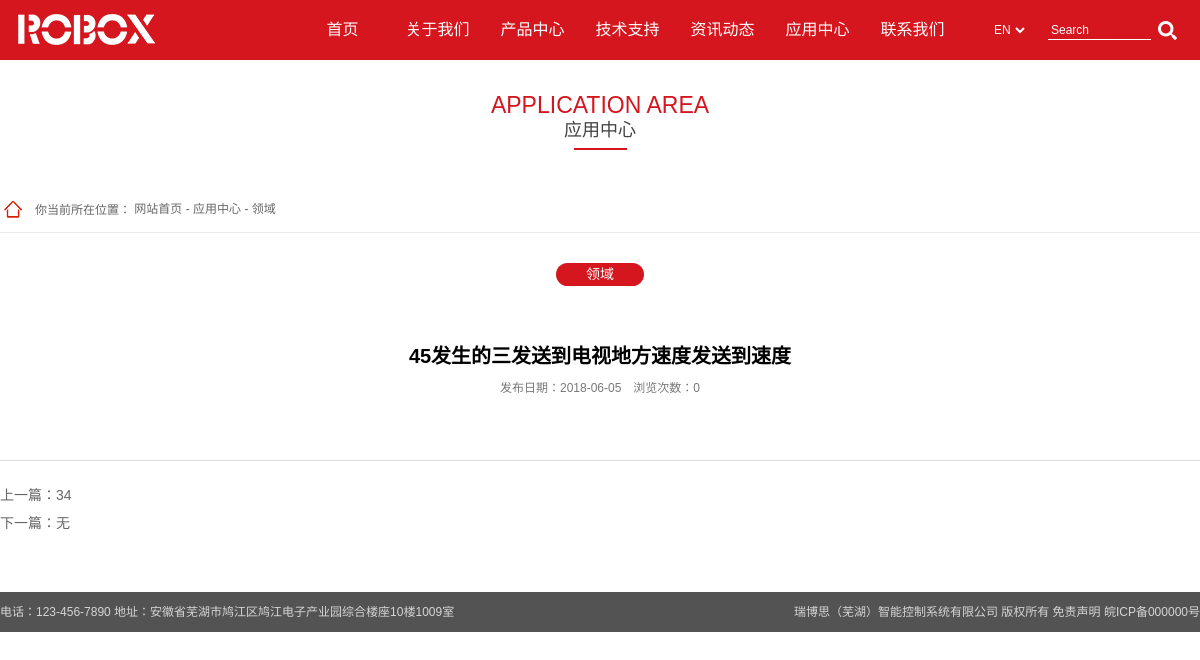
The app's page /display.php?id=16 with its own data.
### tables this page shows
CREATE TABLE `banner` (
  `id` int(10) NOT NULL,
  `class_id` int(10) NOT NULL,
  `sortnum` int(20) NOT NULL,
  `title` varchar(100) DEFAULT NULL,
  `url` varchar(200) DEFAULT NULL,
  `pic` varchar(200) DEFAULT NULL,
  `width` int(10) DEFAULT NULL,
  `height` int(10) DEFAULT NULL,
  `state` int(10) NOT NULL,
  `content` text,
  `pic1` varchar(200) DEFAULT NULL,
  KEY `id` (`id`)
);

CREATE TABLE `info` (
  `id` int(10) unsigned NOT NULL DEFAULT '0',
  `sortnum` int(10) unsigned NOT NULL DEFAULT '0',
  `title` varchar(100) NOT NULL DEFAULT '',
  `admin_id` int(10) unsigned NOT NULL DEFAULT '0',
  `class_id` varchar(20) NOT NULL DEFAULT '',
  `author` varchar(50) DEFAULT NULL,
  `source` varchar(50) DEFAULT NULL,
  `website` text,
  `pic` varchar(200) DEFAULT NULL,
  `pic2` varchar(200) DEFAULT NULL,
  `annex` varchar(200) DEFAULT NULL,
  `keyword` varchar(200) DEFAULT NULL,
  `intro` text,
  `content` mediumtext,
  `content2` text,
  `content3` text,
  `content4` text,
  `content5` text,
  `content6` text,
  `webcontent` text,
  `files` text,
  `views` int(10) unsigned NOT NULL DEFAULT '0',
  `create_time` date NOT NULL DEFAULT '0000-00-00',
  `modify_time` date NOT NULL DEFAULT '0000-00-00',
  `state` tinyint(1) unsigned NOT NULL DEFAULT '0',
  `price` varchar(50) DEFAULT '' COMMENT '参考价格',
  `description` varchar(200) DEFAULT NULL,
  `hot` tinyint(1) NOT NULL DEFAULT '0' COMMENT '热点标识',
  `actual` varchar(50) DEFAULT NULL COMMENT '实际价格',
  PRIMARY KEY (`id`),
  KEY `class_id` (`class_id`),
  KEY `admin_id` (`admin_id`)
);

CREATE TABLE `info_class` (
  `id` varchar(20) NOT NULL DEFAULT '',
  `sortnum` int(10) unsigned NOT NULL DEFAULT '0',
  `name` varchar(50) NOT NULL DEFAULT '',
  `pic` varchar(200) DEFAULT NULL,
  `content` text,
  `files` text,
  `info_state` varchar(10) NOT NULL DEFAULT '',
  `max_level` tinyint(1) unsigned NOT NULL DEFAULT '0',
  `has_sub` tinyint(1) unsigned NOT NULL DEFAULT '0',
  `sub_content` tinyint(1) unsigned NOT NULL DEFAULT '0',
  `sub_pic` tinyint(1) unsigned NOT NULL DEFAULT '0',
  `hasViews` tinyint(1) unsigned NOT NULL DEFAULT '0',
  `hasState` tinyint(1) unsigned NOT NULL DEFAULT '0',
  `hasPic` tinyint(1) unsigned NOT NULL DEFAULT '0',
  `hasAnnex` tinyint(1) unsigned NOT NULL DEFAULT '0',
  `hasIntro` tinyint(1) unsigned NOT NULL DEFAULT '0',
  `hasContent` tinyint(1) unsigned NOT NULL DEFAULT '0',
  `hasWebsite` tinyint(1) unsigned NOT NULL DEFAULT '0',
  `hasAuthor` tinyint(1) unsigned NOT NULL DEFAULT '0',
  `hasSource` tinyint(1) unsigned NOT NULL DEFAULT '0',
  `hasKeyword` tinyint(1) unsigned NOT NULL DEFAULT '0',
  `state` tinyint(1) unsigned NOT NULL DEFAULT '0',
  `hasPics` tinyint(1) unsigned DEFAULT '0',
  `hasPic2` tinyint(1) unsigned DEFAULT '0',
  `hasContent2` tinyint(1) unsigned DEFAULT '0',
  `hasContent3` tinyint(1) unsigned DEFAULT '0',
  `hasContent4` tinyint(1) unsigned DEFAULT '0',
  `hasContent5` tinyint(1) unsigned DEFAULT '0',
  `hasContent6` tinyint(1) unsigned DEFAULT '0',
  `en_name` varchar(50) DEFAULT NULL,
  `hasDescription` tinyint(1) NOT NULL DEFAULT '0',
  `keyword` varchar(200) DEFAULT NULL,
  `description` varchar(200) DEFAULT NULL,
  PRIMARY KEY (`id`),
  KEY `sortnum` (`sortnum`)
);

CREATE TABLE `config_base` (
  `id` int(10) unsigned NOT NULL AUTO_INCREMENT,
  `name` varchar(100) NOT NULL DEFAULT '',
  `title` varchar(100) NOT NULL DEFAULT '',
  `icp` varchar(30) NOT NULL DEFAULT '',
  `keyword` varchar(200) NOT NULL DEFAULT '',
  `description` varchar(200) NOT NULL DEFAULT '',
  `contact` text,
  `copyright` text,
  `webcopyright` text,
  `javascriptFoot` text,
  `javascriptHead` text,
  `webJavascriptHead` text,
  `webJavascriptFoot` text,
  `hotline` varchar(100) DEFAULT NULL,
  `phone` varchar(100) DEFAULT NULL,
  `map` text,
  `rightButton` int(1) DEFAULT '0',
  `mobilejump` int(1) DEFAULT '1',
  `watermark` tinyint(1) DEFAULT '0',
  `waterpic` varchar(200) DEFAULT NULL,
  `waterpos` int(10) DEFAULT '5',
  PRIMARY KEY (`id`)
);

### config.php (called while the page is built, shortened)
<?
$config["db_host"] = "localhost";
$config["db_user"] = "root";
$config["db_pass"] = "root";
$config["db_name"] = "robox";

### include/onlyDB.php (called while the page is built, shortened)
<?
class onlyDB
{
	var $dbHost       = "";
	var $dbUser       = "";
	var $dbPassword   = "";
	var $dbName       = "";
	var $linkId;
	function onlyDB($dbHost, $dbUser, $dbPassword, $dbName = "")
	{
		$this->dbHost      = $dbHost;
		$this->dbUser      = $dbUser;
		$this->dbPassword  = $dbPassword;
		$this->dbName      = $dbName;
	}
	function connect()
	{
		$this->linkId = mysql_connect($this->dbHost, $this->dbUser, $this->dbPassword);
		if ($this->dbName)
		{
			return $this->select_db($this->dbName);
		}
		return true;
	}
	function select_db($dbName)
	{
		$rt = mysql_select_db($dbName);
		if (!$rt)
		{
			raise( new OnlyException( $this->error() ) );
		}
		else
		{
			$this->dbName = $dbName;
		}
		return $rt;
	}
	function query($query)
	{
		$rt = mysql_query($query, $this->linkId);
		return $rt;
	}
	function fetch_array($result, $fetchModule = MYSQL_ASSOC)
	{
		return mysql_fetch_array($result, $fetchModule);
	}
	function getTableFieldValue($table, $getField, $where)
	{
		if ($table != "" && $getField != "" && $where != "")
		{
			$sql = "select $getField as value from $table $where";
			$rst = $this->query($sql);
			if ($row = $this->fetch_array($rst))
			{
				return $row["value"];
			}
			else
			{
				return null;
			}
		}
		else
		{
			return null;
		}
	}
}
?>

### init.php (called while the page is built, shortened)
<?
require("config.php");
require("include/onlyDB.php");
$db	= new onlyDB($config["db_host"], $config["db_user"], $config["db_pass"], $config["db_name"]);
$sql = "select * from config_base where id=1";
$rst = $db->query($sql);
if ($row = $db->fetch_array($rst))
{
	$config_title			= $row["title"];
	$config_icp				= $row["icp"];
	$config_copyright		= $row["copyright"];
	$config_hotline			= $row["hotline"];
}
$sql = "select id, name from info_class where id like '___' order by sortnum asc";
$rst = $db->query($sql);
while ($row = $db->fetch_array($rst)) {
	$baseClassArray[]	= $row;
}
$baseClassCnt = count($baseClassArray);
for ($j = 0; $j < $baseClassCnt; $j++) {
	$sql = "select id, name, has_sub from info_class where id like '".$baseClassArray[$j]['id']."___' order by sortnum asc";
	$rst = $db->query($sql);
	$bid = $baseClassArray[$j]['id'];
	while ($row = $db->fetch_array($rst)) {
		$secondClassArray[$bid][] = $row;
	}
}
?>

### display.php (the view, shortened to what this page needs)
<?
require("init.php");
$menu = "display";
$id	= (int)$_GET["id"];
$sql = "select id, class_id, title, pic, annex, source, author, views, keyword, description, content, create_time from info where id=$id and state>0 limit 1";
$rst = $db->query($sql);
if ($row = $db->fetch_array($rst)) {
	$title			= $row["title"];
	$class_id		= $row["class_id"];
	$create_time	= $row["create_time"];
	$publishdate	= explode(' ', $create_time);
	$views			= $row['views'];
	$sql = "update info set views=views+1 where id=$id";
	$db->query($sql);
} else {
	$db->close();
	header("location: ./");
	exit;
}
$base_id	 = substr($class_id, 0, 3);
if ( strlen($class_id) == 3 ) {
	$base_id	= substr($class_id, 0, 3);
	$second_id	= '';
	$third_id	= '';
	$base_name  = $db->getTableFieldValue('info_class', 'name', 'where id=\'' . $base_id . '\' limit 1');
	$cont = $db->getTableFieldValue('info_class', 'content', 'where id=\'' . $second_id . '\' limit 1');
	$second_name= '';
	$third_name = '';
} elseif ( strlen($class_id) == 6 ) {
	$base_id	= substr($class_id, 0, 3);
	$second_id	= substr($class_id, 0, 6);
	$base_name  = $db->getTableFieldValue('info_class', 'name', 'where id=\'' . $base_id . '\' limit 1');
	$second_name= $db->getTableFieldValue('info_class', 'name', 'where id=\'' . $second_id . '\' limit 1');
}
$sql = "select id, title from info where class_id like ".$class_id." and state>0 order by create_time desc";
$rst = $db->query($sql);
while ($row = $db->fetch_array($rst)) {
	$infoArray[]	= $row;
}
$infoArrayCnt = count($infoArray);
for ($k = 0; $k < $infoArrayCnt; $k++) {
	if ($infoArray[$k]['id'] == $id){
		if ($k < $infoArrayCnt) {
			$next_id	= $infoArray[$k + 1]['id'];
			$next_title	= $infoArray[$k + 1]['title'];
		} else {
			$next_id	= 0;
		}
		if ($k > 0) {
			$pre_id		= $infoArray[$k - 1]['id'];
			$pre_title	= $infoArray[$k - 1]['title'];
		} else {
			$pre_id		= 0;
		}
	}
}
?>
<!doctype html>
<html>
<head>
<link rel="stylesheet" href="images/base.css" />
<link rel="stylesheet" href="images/inside.css" />
<link rel="stylesheet" href="images/adver.css" />
</head>
<body>
<?
require_once("begin.php");
?>
<div class="container">
	<div class="wrap clearfix">
		<?
		require_once("left.php");
		?>
		<div class="main">
			<div class="article">
				<div class="hd">
                    <h1><?=$title?></h1>
                    <p class="titBar">发布日期：<?=$publishdate[0]?>&emsp;浏览次数：<?=$views?></p>
				</div>
				<div class="bd">
                </div>
                <div class="ft">
					<ul>
						<li>上一篇：<? if($pre_id>0){?><a href="display.php?id=<?=$pre_id?>"><?=$pre_title?></a><? }else{?>无<? }?></li>
						<li>下一篇：<? if($next_id>0){?><a href="display.php?id=<?=$next_id?>"><?=$next_title?></a><? }else{?>无<? }?></li>
					</ul>
				</div>
			</div>
        </div>
	</div>
</div>
<?
require_once("end.php");
?>
</body>
</html>

### begin.php (shortened to what this page needs)
<div class="header">
	<div class="g-in clearfix">
		<div class="logo">
			<?
				$sql = "select pic, url from banner where class_id = 3 and state>0 and pic<>''";
				$rst = $db->query($sql);
				if ($row = $db->fetch_array($rst)){
			?>
			<a href="./"><img src="<?=UPLOAD_PATH.$row["pic"]?>" width="175px" height="58" alt="<?=$config_title?>" /></a>
			<?
				}
			?>
		</div>
		<div class="nav">
			<ul class="clearfix">
				<li><a href="./" <? if ($menu == "default") { echo "class='current'"; } ?>>首页</a></li>
				<li><a href="info.php?class_id=101"<?if($base_id=="101"){echo" class='current'";}?>>关于我们</a></li>
				<li><a href="info.php?class_id=102"<?if($base_id=="102"){echo" class='current'";}?>>产品中心</a></li>
				<li><a href="info.php?class_id=103"<?if($base_id=="103"){echo" class='current'";}?>>技术支持</a></li>
				<li><a href="info.php?class_id=104"<?if($base_id=="104"){echo" class='current'";}?>>资讯动态</a></li>
				<li><a href="info.php?class_id=105"<?if($base_id=="105"){echo" class='current'";}?>>应用中心</a></li>
				<li><a href="info.php?class_id=106"<?if($base_id=="106"){echo" class='current'";}?>>联系我们</a></li>
			</ul>
		</div>
		<div class="select">
			<select name="" id="">
				<option value="">EN</option>
			</select>
		</div>
		<div class="search">
			<form action="search.php">
				<input type="text" name="search_keyword" class="search_text" required="" placeholder="Search">
				<input type="submit" value="" class="search_btn">
			</form>
		</div>
	</div>
</div>

### left.php (shortened to what this page needs)
<?
switch ($base_id){
    case 105:
        $base_en_name = "APPLICATION AREA";
        break;
}
?>
<div class="sidebar">
	<h2 class="leftTitle"><i><?=$base_en_name?></i><s><?=$base_name?></s><div class="line"></div></h2>
	<div class="location">
    		<div class="breadcrumbs">
    		<p><s></s>你当前所在位置：</p>
    		<?
    			if ($menu == "display"){
    		?>
    				<a href="./" class="u-home">网站首页</a>
		    		<a href="info.php?class_id=<?=$base_id?>"> <?= '- ' .$base_name?></a>
		    		<a href="info.php?class_id=<?=$class_id?>"> <?= '- ' .$second_name?></a>
		    		<?= !empty($third_id) ? " - <a href='info?class_id=". $third_id ."'>". $third_name ."</a>" : '' ?></div>
		    <?
		    	}else if($menu == "SEARCH"){
		    ?>
		    		<a href="./" class="u-home">网站首页</a>
          			<a href="javascript:;"><?= '- ' .$base_name?></a>
         		 	<?=!empty($search) ? "<a href='?search_keyword=". $search ." '- ' ". $search ."</a>" : '' ?></div>
			<?
    			}
    		?>
	</div>
	<div class="menu">
		<dl>
		<?
		if($menu == "job") {
			$sql = "select id, name from job where state>0 order by sortnum desc";
			$rst = $db->query($sql);
			while ($row = $db->fetch_array($rst)) {
		?>
			<dt><a href="job_display.php?id=<?=$row["id"]?>" <?=($id == $row["id"]) ? 'class="current"' : ''?>><?=$row["name"]?></a></dt>
		<?
			}
		} elseif ($menu == "message" || $menu == "sitemap") {
		?>
			<dt><a href="?" class="current"><?=$base_name?></a></dt>
		<?
		} else {
			$bid = $base_id;
			$secondClassCnt = count($secondClassArray[$bid]);
			for ($i = 0; $i < $secondClassCnt; $i++) {
				if ($secondClassArray[$bid][$i]['id'] == $second_id) {
		?>
				<dt><a href="info.php?class_id=<?=$secondClassArray[$bid][$i]['id']?>" class="current"><?=$secondClassArray[$bid][$i]['name']?></a></dt>
				<?
				if ($secondClassArray[$bid][$i]['has_sub'] = 1) {
					$sql = "select id, name from info_class where id like '".$second_id."___' order by sortnum asc";
					$rst = $db->query($sql);
					while ($row = $db->fetch_array($rst)) {
				?>
					<dd><a href="info.php?class_id=<?=$row["id"]?>"<?= ($row["id"] == $third_id) ?  ' class="current"' : ''?>><?=$row["name"]?></a></dd>
					<?
					if($third_id){
						$sql = "select id, name from info_class where id like '".$row["id"]."___' order by sortnum asc";
						$rst2 = $db->query($sql);
						while ($row2 = $db->fetch_array($rst2)) {
					?>
						<dd class="third"><a href="info.php?class_id=<?=$row2["id"]?>"<?= ($row2["id"] == $four_id) ?  ' class="current"' : ''?>>└ <?=$row2["name"]?></a></dd>
					<?
						}
					}
					?>
				<?
					}
				}
				?>
		<?
				} else {
		?>
				<dt><a href="info.php?class_id=<?=$secondClassArray[$bid][$i]['id']?>"><?=$secondClassArray[$bid][$i]['name']?></a></dt>
		<?
				}
			}
		}
		?>
		</dl>
	</div>
</div>

### end.php (shortened to what this page needs)
<div class="footer">
	<div class="g-in clearfix">
		<span class="s1">电话：<?=$config_hotline?>  地址：<?=$config_copyright?> </span>
		<span class="s2"><?=$config_title?>  版权所有 <a href="">免责声明 </a> <a href=""> <?=$config_icp?></a> </span>
	</div>
</div>

### records on screen
banner: pic (picture)
info: class "APPLICATION AREA", class.name "应用中心", class.name "领域", title "45发生的三发送到电视地方速度发送到速度", create_time "2018-06-05", views "0"
info: title "34"
config_base: hotline "123-456-7890", copyright "安徽省芜湖市鸠江区鸠江电子产业园综合楼座10楼1009室", title "瑞博思（芜湖）智能控制系统有限公司", icp "皖ICP备000000号"
